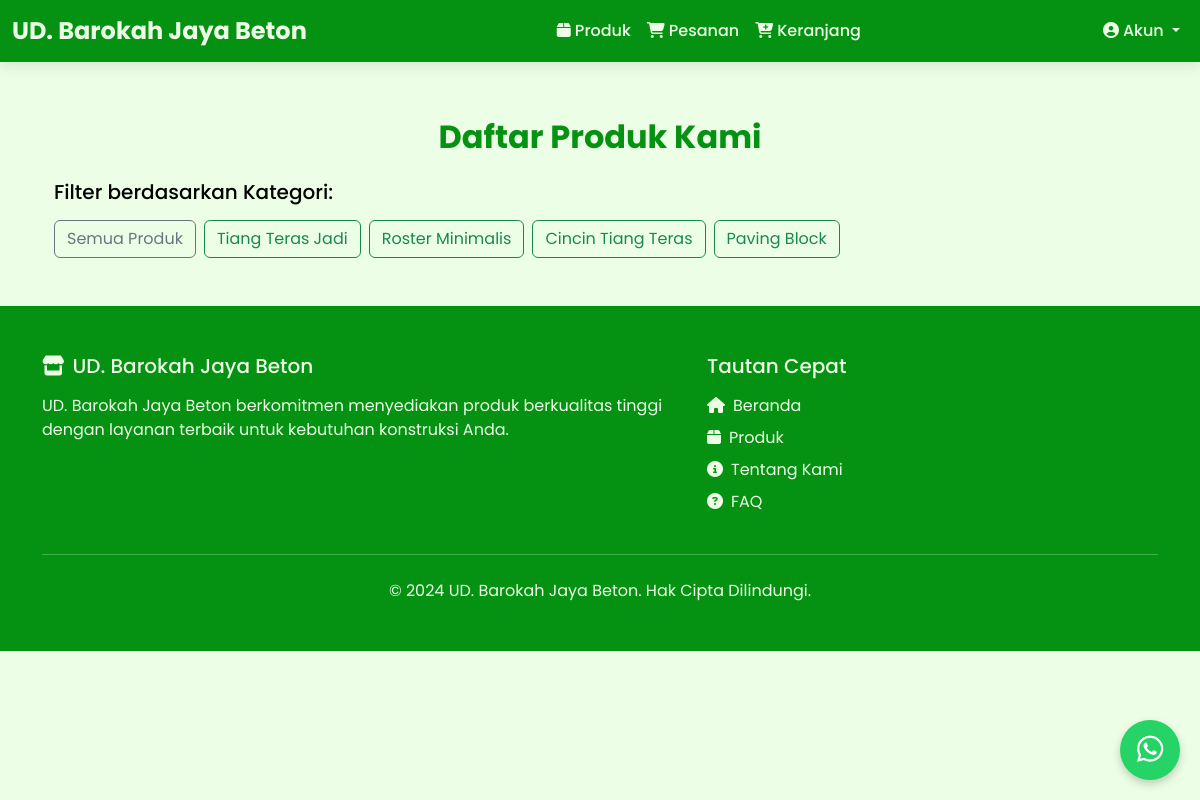
/produk/?kategori=5, run on an earlier commit of the app's database.
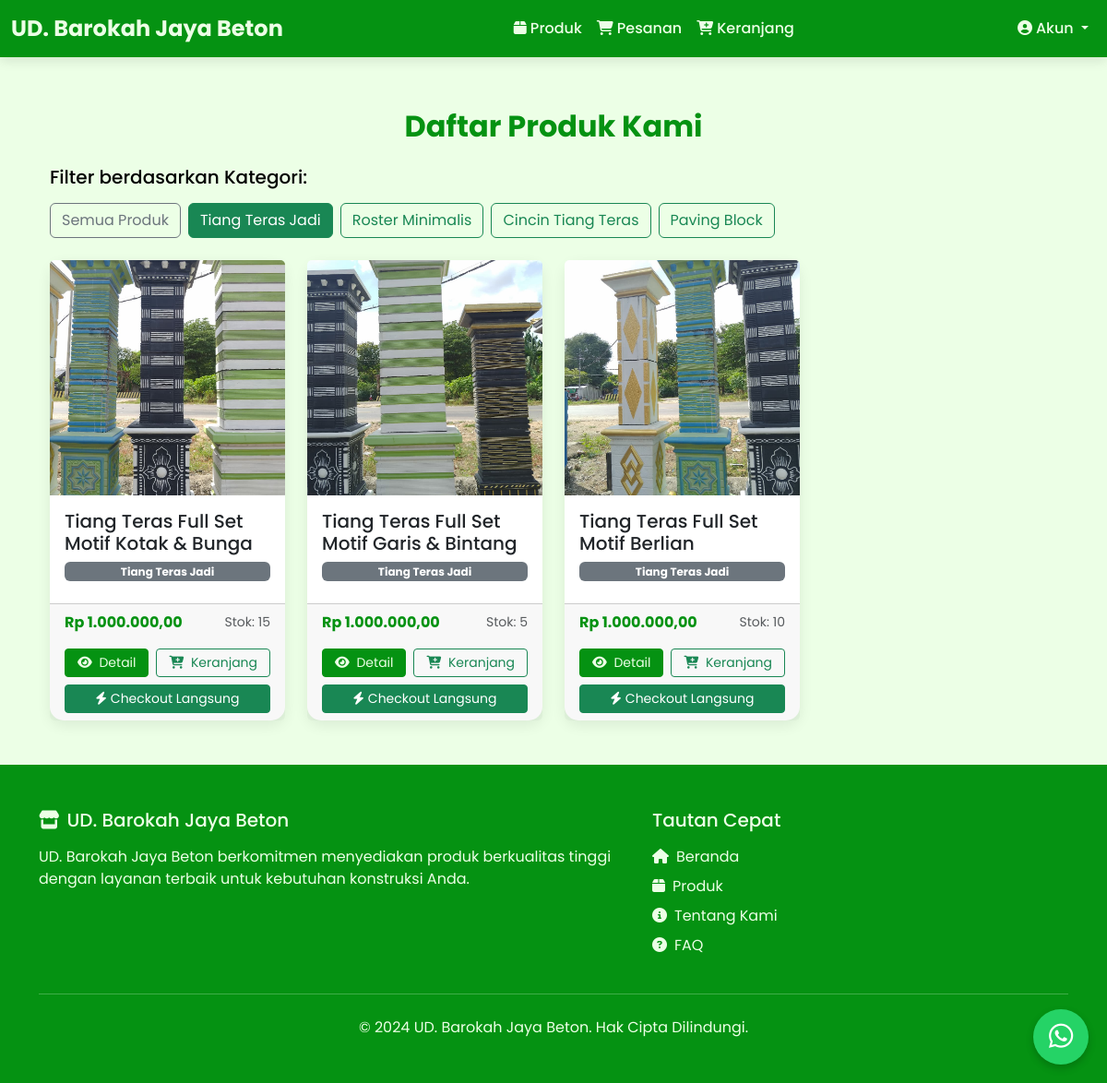
And on a later commit of the database.
### admin_dashboard/models.py (models this page shows, shortened)
class Kategori(models.Model):
    nama_kategori = models.CharField(max_length=255, verbose_name="Nama Kategori")
    class Meta:
        verbose_name_plural = "Kategori"
        db_table = 'kategori'

class Produk(models.Model):
    nama_produk = models.CharField(max_length=255, verbose_name="Nama Produk")
    deskripsi_produk = models.TextField(verbose_name="Deskripsi Produk")
    foto_produk = models.ImageField(upload_to='produk_images/', verbose_name="Foto Produk")
    stok_produk = models.IntegerField(verbose_name="Stok Produk")
    harga_produk = models.DecimalField(max_digits=10, decimal_places=2, verbose_name="Harga Produk")
    kategori = models.ForeignKey(Kategori, on_delete=models.SET_NULL, blank=True, null=True, verbose_name="Kategori")
    class Meta:
        verbose_name_plural = "Produk"
        db_table = 'produk'

### admin_dashboard/views.py (the view, shortened to what this page needs)
# urls.py: path('produk/', views.produk_list, name='produk_list'),
def produk_list(request):
    kategori_list = Kategori.objects.all()
    kategori_id = request.GET.get('kategori')
    if kategori_id:
        produk = Produk.objects.filter(kategori_id=kategori_id)
    else:
        produk = Produk.objects.all()
    pelanggan_id = request.session.get('pelanggan_id')
    pelanggan = get_object_or_404(Pelanggan, pk=pelanggan_id) if pelanggan_id else None
    from datetime import date
    today = date.today()
    is_birthday = False
    is_loyal = False
    total_spending = 0
    qualifies_for_instant_loyalty = is_birthday and not is_loyal if pelanggan else False
    total_cart_value = 0
    keranjang_belanja = request.session.get('keranjang', {}) if pelanggan else {}
    qualifies_for_p2b = qualifies_for_instant_loyalty and total_cart_value >= Decimal('5000000')
    qualifies_for_p2a = is_birthday and is_loyal if pelanggan else False
    top_products_ids = []
    if pelanggan:
        try:
            top_products = pelanggan.get_top_purchased_products(limit=3)
            top_products_ids = [p.id for p in top_products]
        except Exception:
            top_products_ids = []
    for p in produk:
        diskon_produk = None
        if not diskon_produk and qualifies_for_p2a and p.id in top_products_ids:
            diskon_produk = type('DiskonPelanggan', (), {
                'persen_diskon': 10,
                'pesan': 'Diskon Ulang Tahun untuk Pelanggan Loyal'
            })()
        p.diskon_aktif = diskon_produk
    notifikasi_count = get_notification_count(pelanggan_id) if pelanggan_id else 0
    context = {
        'produk': produk,
        'kategori_list': kategori_list,
        'kategori_terpilih': kategori_id,
        'notifikasi_count': notifikasi_count,
        'qualifies_for_birthday_discount': qualifies_for_p2a  # For showing favorite product badge
    }
    return render(request, 'product_list.html', context)

### admin_dashboard/context_processors.py (called while the page is built, shortened)
def notification_cart_context(request):
    context = {
        'unseen_notifications_count': 0,
        'cart_item_count': 0
    }
    return context

### dashboard_admin/context_processors.py (called while the page is built, shortened)
def admin_crm_context(request):
    if not request.path.startswith('/dashboard_admin/'):
        return {}

### admin_dashboard/templates/product_list.html (shortened to what this page needs)
{% extends 'base.html' %}
{% load static %}
{% load humanize %}
{% block content %}
<section class="container my-5">
    <div class="row">
        <div class="col-12">
            <h2 class="mb-4 text-center fw-bold" style="color: #059212;">Daftar Produk Kami</h2>
            <div class="mb-4">
                <h5 class="mb-3">Filter berdasarkan Kategori:</h5>
                <div class="d-flex flex-wrap gap-2">
                    <a href="{% url 'produk_list' %}" class="btn btn-outline-secondary {% if not kategori_terpilih %}active{% endif %}">
                        Semua Produk
                    </a>
                    {% for kategori in kategori_list %}
                        <a href="?kategori={{ kategori.id }}" class="btn btn-outline-success {% if kategori.id|stringformat:'s' == kategori_terpilih %}active{% endif %}">
                            {{ kategori.nama_kategori }}
                        </a>
                    {% endfor %}
                </div>
            </div>
        </div>
    </div>
    <div class="row g-4">
        {% for p in produk %}
        <div class="col-lg-3 col-md-4 col-sm-6 col-12">
            <div class="card card-custom h-100 position-relative">
                <div class="ratio ratio-1x1">
                    <img src="{{ p.foto_produk.url }}" class="card-img-top object-fit-cover" alt="{{ p.nama_produk }}">
                </div>
                <div class="card-body d-flex flex-column">
                    <h5 class="card-title product-title">{{ p.nama_produk }}</h5>
                    {% if p.kategori %}
                        <span class="badge bg-secondary mb-2">{{ p.kategori.nama_kategori }}</span>
                    {% endif %}
                </div>
                <div class="card-footer pd-3">
                      <div class="d-flex justify-content-between align-items-center mb-3">
                        <span class="fw-bold product-price" style="color: #059212;">Rp {{ p.harga_produk|intcomma }}</span>
                        <small class="text-muted">Stok: {{ p.stok_produk|intcomma }}</small>
                    </div>
                    <div class="d-flex gap-2 mb-2">
                        <button type="button" class="btn btn-sm btn-custom flex-fill" data-bs-toggle="modal" data-bs-target="#detailModal{{ p.id }}" title="Detail Produk">
                            <i class="fas fa-eye"></i>
                            <span class="d-none d-md-inline ms-1">Detail</span>
                        </button>
                        <form action="{% url 'tambah_ke_keranjang' p.id %}" method="post" class="d-inline flex-fill">
                            <button type="submit" class="btn btn-sm btn-outline-success w-100" title="Tambah ke Keranjang">
                                <i class="fas fa-cart-plus"></i>
                                <span class="d-none d-md-inline ms-1">Keranjang</span>
                            </button>
                        </form>
                    </div>
                    <form action="{% url 'checkout_langsung' p.id %}" method="post" class="d-inline">
                        <button type="submit" class="btn btn-sm btn-success btn-sm w-100">
                            <i class="fas fa-bolt me-1"></i>Checkout Langsung
                        </button>
                    </form>
                </div>
            </div>
        </div>
        {% endfor %}
    </div>
</section>
{% endblock %}

What changed in the data, as far as the page shows it:
now on this page (row edited): Produk: foto_produk (picture), nama_produk "Tiang Teras Full Set Motif Kotak & Bunga", kategori.nama_kategori "Tiang Teras Jadi", harga_produk "1.000.000,00", stok_produk "15"
added Produk: foto_produk (picture), nama_produk "Tiang Teras Full Set Motif Garis & Bintang", kategori.nama_kategori "Tiang Teras Jadi", harga_produk "1.000.000,00", stok_produk "5"
added Produk: foto_produk (picture), nama_produk "Tiang Teras Full Set Motif Berlian", kategori.nama_kategori "Tiang Teras Jadi", harga_produk "1.000.000,00", stok_produk "10"
